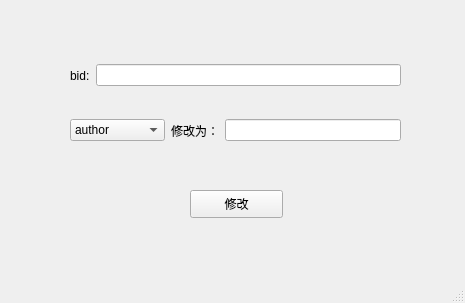
<?xml version="1.0" encoding="UTF-8"?>
<ui version="4.0">
 <class>MainWindow</class>
 <widget class="QMainWindow" name="MainWindow">
  <property name="geometry">
   <rect>
    <x>0</x>
    <y>0</y>
    <width>465</width>
    <height>303</height>
   </rect>
  </property>
  <property name="windowTitle">
   <string>MainWindow</string>
  </property>
  <widget class="QWidget" name="centralwidget">
   <widget class="QPushButton" name="pushButton">
    <property name="geometry">
     <rect>
      <x>190</x>
      <y>190</y>
      <width>93</width>
      <height>28</height>
     </rect>
    </property>
    <property name="text">
     <string>修改</string>
    </property>
   </widget>
   <widget class="QWidget" name="">
    <property name="geometry">
     <rect>
      <x>70</x>
      <y>110</y>
      <width>331</width>
      <height>41</height>
     </rect>
    </property>
    <layout class="QHBoxLayout" name="horizontalLayout">
     <item>
      <widget class="QComboBox" name="comboBox">
       <item>
        <property name="text">
         <string>author</string>
        </property>
       </item>
       <item>
        <property name="text">
         <string>book_name</string>
        </property>
       </item>
       <item>
        <property name="text">
         <string>total_num</string>
        </property>
       </item>
       <item>
        <property name="text">
         <string>now_num</string>
        </property>
       </item>
       <item>
        <property name="text">
         <string>sid</string>
        </property>
       </item>
       <item>
        <property name="text">
         <string>book_price</string>
        </property>
       </item>
       <item>
        <property name="text">
         <string>publishing</string>
        </property>
       </item>
      </widget>
     </item>
     <item>
      <widget class="QLabel" name="label">
       <property name="text">
        <string>修改为：</string>
       </property>
      </widget>
     </item>
     <item>
      <widget class="QLineEdit" name="lineEdit"/>
     </item>
    </layout>
   </widget>
   <widget class="QWidget" name="">
    <property name="geometry">
     <rect>
      <x>70</x>
      <y>50</y>
      <width>331</width>
      <height>51</height>
     </rect>
    </property>
    <layout class="QHBoxLayout" name="horizontalLayout_2">
     <item>
      <widget class="QLabel" name="label_2">
       <property name="text">
        <string>bid:</string>
       </property>
      </widget>
     </item>
     <item>
      <widget class="QLineEdit" name="lineEdit_2"/>
     </item>
    </layout>
   </widget>
  </widget>
  <widget class="QMenuBar" name="menubar">
   <property name="geometry">
    <rect>
     <x>0</x>
     <y>0</y>
     <width>465</width>
     <height>26</height>
    </rect>
   </property>
  </widget>
  <widget class="QStatusBar" name="statusbar"/>
 </widget>
 <resources/>
 <connections>
  <connection>
   <sender>pushButton</sender>
   <signal>clicked()</signal>
   <receiver>MainWindow</receiver>
   <slot>change()</slot>
   <hints>
    <hint type="sourcelabel">
     <x>221</x>
     <y>183</y>
    </hint>
    <hint type="destinationlabel">
     <x>292</x>
     <y>179</y>
    </hint>
   </hints>
  </connection>
 </connections>
 <slots>
  <slot>change()</slot>
 </slots>
</ui>
